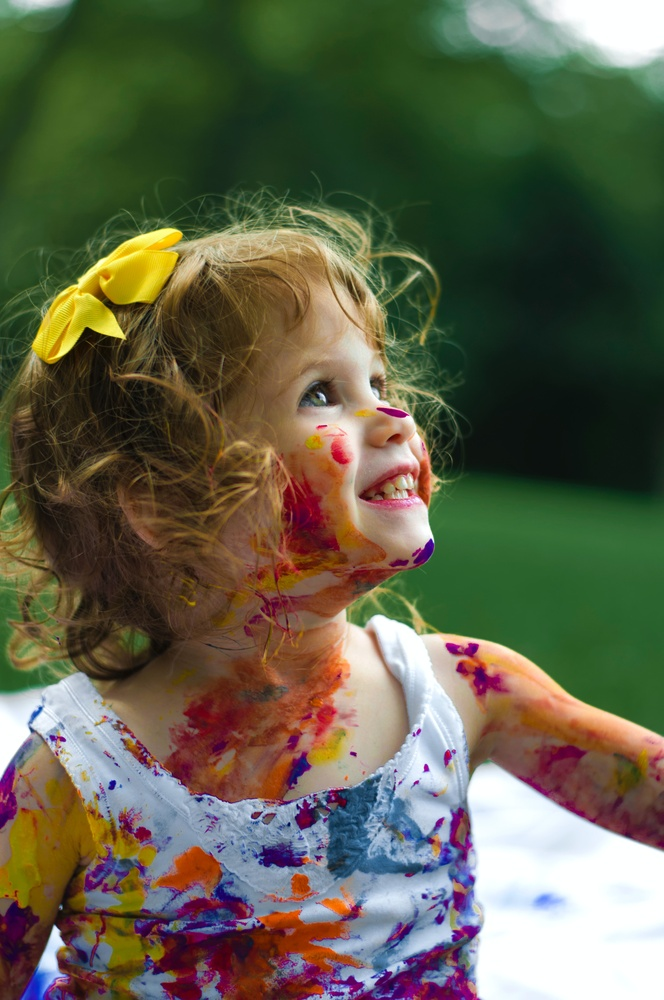
#> input picture desktop.jpg, 664 x 1000 px, shrunk from 2848 x 4288 before the run
$ python greyScale.py
#> lines starting #> are read from the running program, lines starting #| are printed output that depends on the picture
import cv2

# Load the input image
image = cv2.imread('desktop.jpg')
#> image is the input picture: shape (1000, 664, 3); mean B, G, R 74.9, 97.4, 96.9
cv2.imshow('Original', image)
cv2.waitKey(0)

# Use the cvtColor() function to grayscale the image
gray_image = cv2.cvtColor(image, cv2.COLOR_BGR2GRAY)
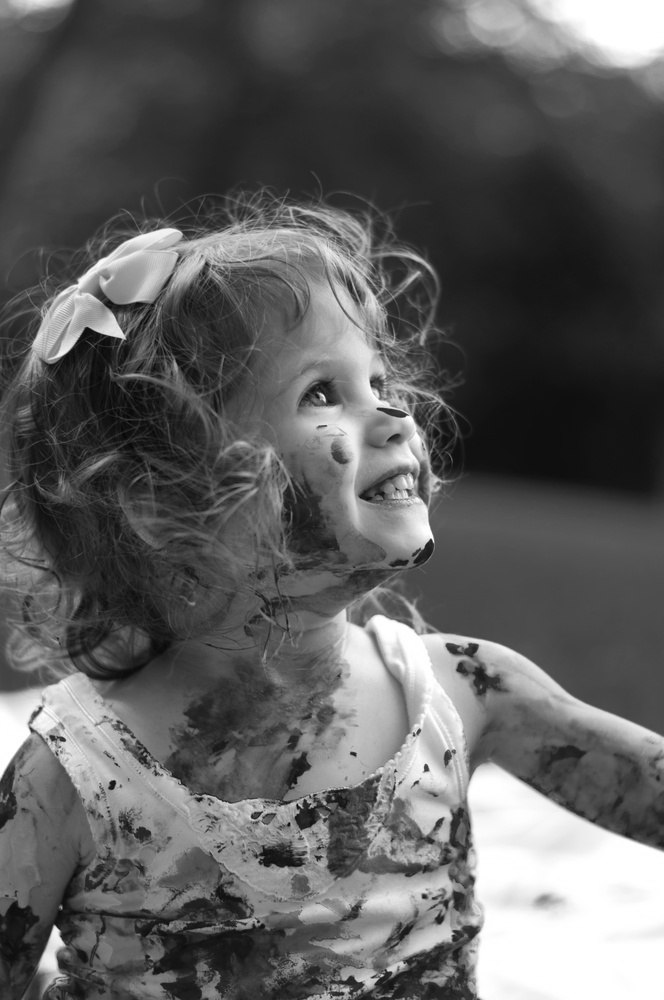
#> gray_image: shape (1000, 664); min 4, max 255, mean 94.7
cv2.imwrite('desktop_grey.jpg',gray_image)
